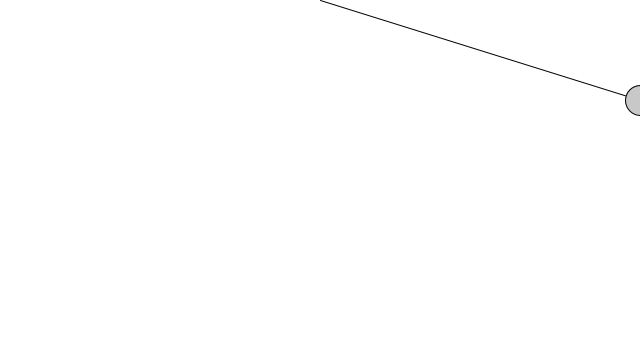
Frame 1 (no input)
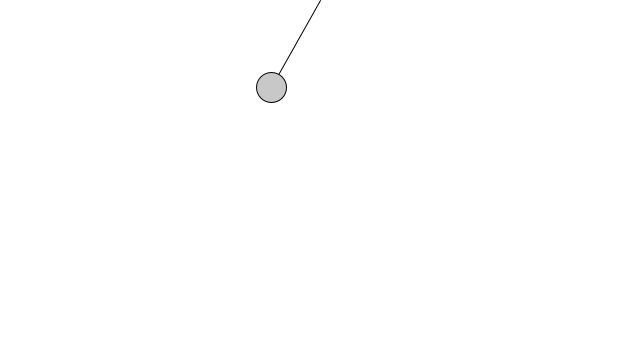
Frame 60 (the mouse pressed at the canvas centre just before this capture)
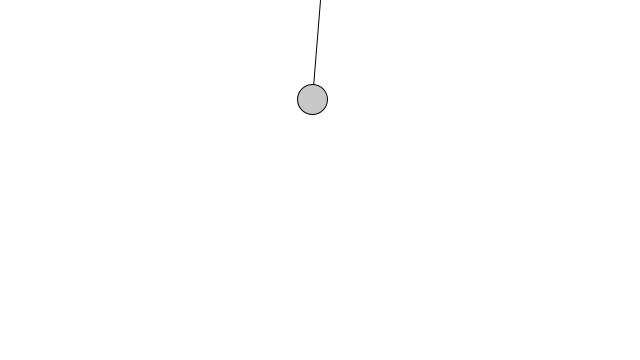
Frame 120 (the mouse held since frame 60 and released just before this capture)

The Processing sketch that drew these frames (run headless with seeded random() and noise(); from frame 60 on, the mouse is pressed at the canvas centre):

// Processing sketch: Pendulum
// ── Pendulum.pde
Bob bob;

void setup(){
  size(640,360);
  bob = new Bob(100);
}

void draw(){
  background(255);
  bob.display();
  bob.move();  
}
// ── Bob.pde
class Bob {
  float x;
  float y;
  float length;
  float theta;
  float thetaVel;
  float thetaAcc;
  float mass;

  Bob(int length_) {
    length = length_;
    x = width/2;
    y = length;
    theta = PI/4;
    thetaVel = 0;
    thetaAcc = 0;
    mass = 2;
  }

  void display() {
    translate(width/2, 0);
    line(0, 0, x, y);
    fill(200);
    stroke(0);
    strokeWeight(1);
    ellipse(x, y, 30, 30);
  }

  void move() {
    
    x = length*sin(theta);
    y = length*cos(theta);
    thetaAcc = -0.01* sin(theta)/mass;
    theta += thetaVel;
    thetaVel += thetaAcc;
    
    thetaVel *= 0.99;
    
    
    
  }
}
